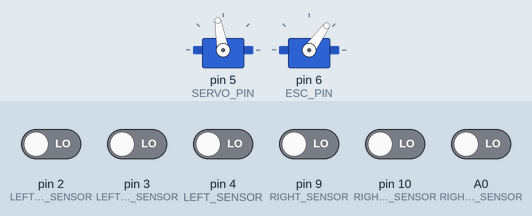
The sketch below on a simulated Arduino Uno, built with avr-gcc and run on an emulated ATmega328P. On the bench: 2 × servo. The inputs (shaded band) are chosen by the test bench; at power-on: A0 (RIGHT_OUTER_SENSOR), pin 2 (LEFT_OUTER_SENSOR), pin 3 (LEFT_CENTER_SENSOR), pin 4 (LEFT_SENSOR), pin 9 (RIGHT_SENSOR), pin 10 (RIGHT_CENTER_SENSOR) LOW. No radio packets arrive unless stated.

Above: at 4.4 s.
4.5 s: pin 2 (LEFT_OUTER_SENSOR) driven HIGH
At 5.2 s:
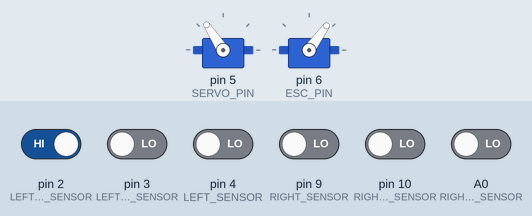
6.0 s: pin 2 (LEFT_OUTER_SENSOR) driven LOW
At 6.4 s:
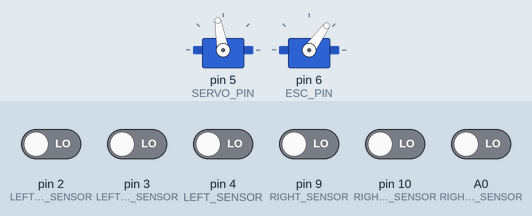
7.5 s: pin 9 (RIGHT_SENSOR) driven HIGH
At 8.7 s:
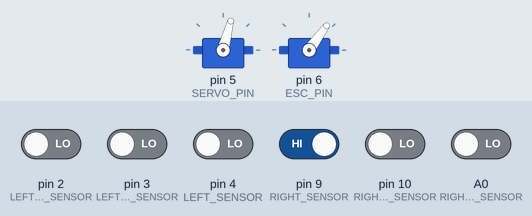
9.0 s: pin 9 (RIGHT_SENSOR) driven LOW
At 9.9 s:
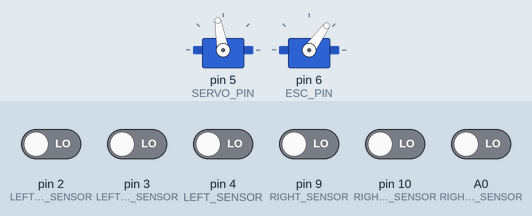
Timing chart, 0 to 11.5 s (numbered marks = the images above; inputs shaded):
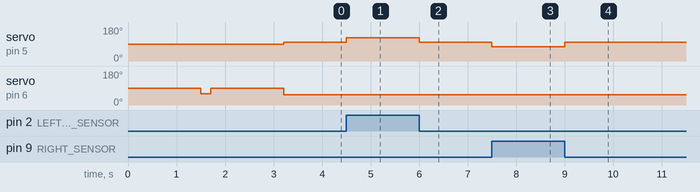

The sketch:

main.ino
```cpp
#include <Servo.h>

// NFR required libraries
#include <SPI.h>
#include <nRF24L01.h>
#include <RF24.h>

// list of pins
// 2,3,4  >> left Sensors
// 9,10, 14 >> Right Sensors
// 5,6 >> Servo , Esc
// 7,8 CE, CSN (NFR)
// 11 >> MOSI, 12 >> MSIO, 13 >>SCK

// NFR signal variables
RF24 radio(7,8); // CE, CSN
const byte address[6] = "00001"; // address required to communicate with the transmitter
// int CurrentTrafficLight; // red:1, Yellow:2, green:3

//motor pins
#define SERVO_PIN 5
#define ESC_PIN 6

//IR sensor pins
// Left Sensors
#define LEFT_OUTER_SENSOR  2
#define LEFT_CENTER_SENSOR 3
#define LEFT_SENSOR 4

// Right Sensors
// static const uint8_t A0 = 14;
#define RIGHT_SENSOR 9
#define RIGHT_CENTER_SENSOR 10
#define RIGHT_OUTER_SENSOR  A0

// Steering Values
#define LEFT_HARD_STEER 130
#define LEFT_STEER 123 // 110
#define CENTER_STEER 100
#define RIGHT_STEER 75 // 90
#define RIGHT_HARD_STEER 60

// motor moving values
#define MIN_PULSE_LENGTH 1200
#define MAX_PULSE_LENGTH 1800
#define MOVE_FORWARD 1379
#define STOP 1500

int motor_forward = 1290;

//defining Servo objects for controlling motors
Servo esc;
Servo servo;

// #########################
// Direction Methods
// #########################

void steerLeft() {
  servo.write(LEFT_STEER);
}

void steerRight() {
  servo.write(RIGHT_STEER);
}
void steerCenter() {
  servo.write(CENTER_STEER);
}

// #########################
// Motion Methods
// #########################

//function for advancing
void goForwards() {
  // esc.write(motor_forward);
  esc.writeMicroseconds(MOVE_FORWARD);
}

//function for stopping
void stop() {
  esc.writeMicroseconds(STOP);
}

//#########################
// DIRECTIONS
// #########################

//calculate in which direction to steer the wheels
int calculateDirection() {
  int left =   digitalRead(LEFT_OUTER_SENSOR) + digitalRead(LEFT_CENTER_SENSOR) + digitalRead(LEFT_SENSOR);
  int right =   digitalRead(RIGHT_OUTER_SENSOR) + digitalRead(RIGHT_CENTER_SENSOR) + digitalRead(RIGHT_SENSOR);

 if (left > right) {
    steerLeft();
  }
  else if (left < right) {
    steerRight();
  }
  else  {
    steerCenter();
  }
}


// #########################
// NFR Signal Handling
// #########################

void NFRSetup(){
  // will work as a listener
  radio.begin();
  radio.openReadingPipe(0,address); // define this module as a reciever which gets data from this address
  radio.setPALevel(RF24_PA_MIN); // set power Ampilifier level to min
  radio.startListening();
}

void TrafficSignalHandler(){
 if(radio.available()){
   int CurrentTrafficLight;
    radio.read(&CurrentTrafficLight,sizeof(CurrentTrafficLight));
    if(CurrentTrafficLight == 1){ // Red Ampel
      Serial.println("Stop");
      stop();
    }
    if(CurrentTrafficLight == 3){ // Green Ampel
      Serial.println("Move Again");
      goForwards();
    }
  }
}


void ESC_Calibration(){

  delay(1500);

  esc.writeMicroseconds(1400);
  delay(200);

  esc.writeMicroseconds(STOP);
  delay(1500);
}

void setup() {
  // servo.attach(SERVO_PIN,972,2188);
  servo.attach(SERVO_PIN);
  esc.attach(ESC_PIN,MIN_PULSE_LENGTH,MAX_PULSE_LENGTH);

  pinMode(LEFT_OUTER_SENSOR, INPUT);
  pinMode(LEFT_CENTER_SENSOR, INPUT);
  pinMode(LEFT_SENSOR, INPUT);

  pinMode(RIGHT_OUTER_SENSOR, INPUT);
  pinMode(RIGHT_CENTER_SENSOR, INPUT);
  pinMode(RIGHT_SENSOR, INPUT);

  ESC_Calibration();
  NFRSetup();

  Serial.begin(9600);
  steerCenter();
}

//#########################
// Main Code
// #########################
void followLine(){
    goForwards();
    calculateDirection();
}

void loop() {
    goForwards(); // Moving Forward
    calculateDirection();  // Handling Direction Changing
    TrafficSignalHandler(); // Getting Current Traffic Signal
}
```

Measured:
- after the input at 4.5 s, servo on pin 5 (SERVO_PIN): 100° → 123° at once
- after the input at 6.0 s, servo on pin 5 (SERVO_PIN): 123° → 100° at once
- after the input at 7.5 s, servo on pin 5 (SERVO_PIN): 100° → 75° at once
- after the input at 9.0 s, servo on pin 5 (SERVO_PIN): 75° → 100° at once
